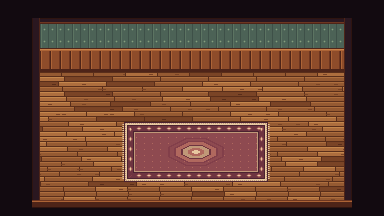
#> input picture kit/v05/layer_bg.png, 384 x 216 px; its folder holds 5 pictures in this run
$ python prep5.py
#> lines starting #> are read from the running program, lines starting #| are printed output that depends on the picture; after the words box and inside, x2 and y2 are one past the last pixel; in counts of white or black regions, pixels touching at a corner belong together; pictures that were not available may be replaced by others from this repository, and a replacement may not be noted
from PIL import Image
props=['window_92','window_236','curtain_92','curtain_236','bookshelf','clock','frames','telescope','floorbits','stars','desk','chair','basket','yarn','slippers','armchair','sidetable','plant','bookstack','globe','windowseat','alarm','dustpan','dust','pouf','crate','trunk','sleeves','cabinet']
def shade(name,k,col=(20,8,16)):
    im=Image.open(f'layer_{name}.png').convert('RGBA'); a=im.getchannel('A').point(lambda v:int(v*k))
    s=Image.new('RGBA',im.size,col+(0,)); s.putalpha(a); return s
base=Image.open('layer_bg.png').convert('RGBA')
#> base is the input picture: PIL image 384x216 RGBA; mean R, G, B, A 95.5, 60.5, 44.2, 255
base.alpha_composite(shade('shadows',0.36)); base.alpha_composite(shade('contact',0.5))
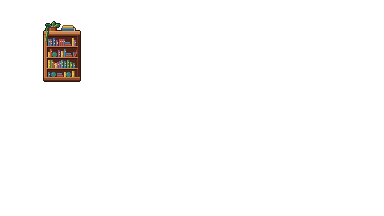
#> input picture kit/v05/layer_bookshelf.png, 384 x 216 px, given in place of layer_shadows.png, which was not available
#> in shade, im is the input picture: PIL image 384x216 RGBA; mean R, G, B, A 2.9, 2, 1.5, 6.6
#> in shade, `a = im.getchannel('A').point(lambda v: int(v * k))`:
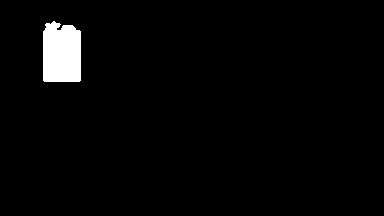
#> a: PIL image 384x216 L; values 0 (black) and 91 (white), 2.6% white; 1 white region, box (x1, y1, x2, y2) and area: (43, 21, 81, 82) 2138
#> in shade, `s.putalpha(a)`:
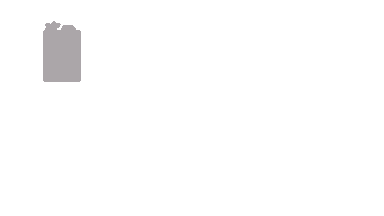
#> s: PIL image 384x216 RGBA; mean R, G, B, A 20, 8, 16, 2.3; transparent parts drawn white
#> after `base.alpha_composite(shade('shadows', 0.36))`:
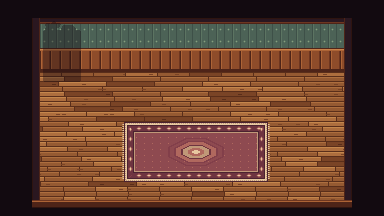
#> base: PIL image 384x216 RGBA; mean R, G, B, A 94.6, 59.8, 43.8, 255
#> call 2 of shade, with name = 'contact', k = 0.5, col = (20, 8, 16)
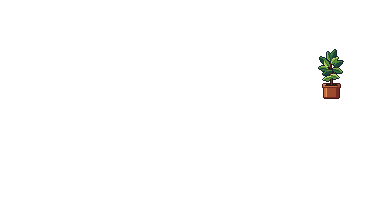
#> input picture kit/v05/layer_plant.png, 384 x 216 px, given in place of layer_contact.png, which was not available
#> in shade, im is the input picture: PIL image 384x216 RGBA; mean R, G, B, A 0.8, 0.8, 0.5, 2.5
#> in shade (call 2), `a = im.getchannel('A').point(lambda v: int(v * k))`:
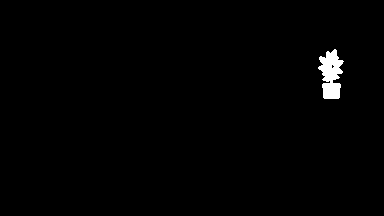
#> a: PIL image 384x216 L; values 0 (black) and 127 (white), 0.97% white; 1 white region, box (x1, y1, x2, y2) and area: (318, 49, 344, 99) 808
for n in props: base.alpha_composite(Image.open(f'layer_{n}.png').convert('RGBA'))
#> (the run stopped early here; a loop or call above may not have finished)
